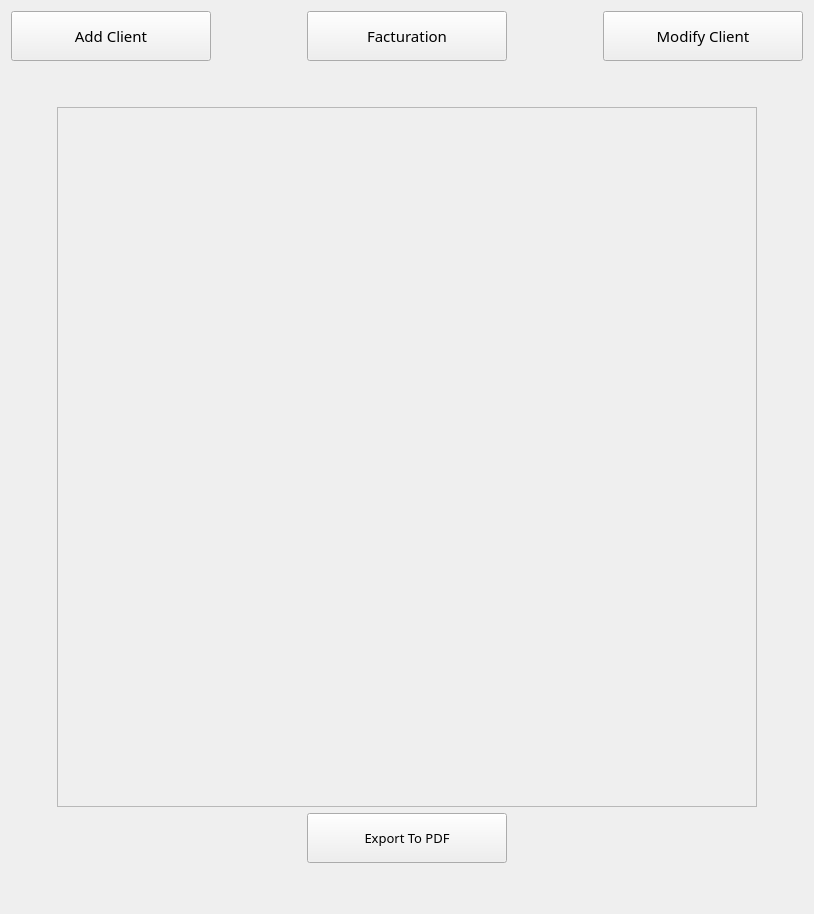
             <widget class="QWidget" name="stats_client">
              <layout class="QGridLayout" name="gridLayout_35">
               <item row="0" column="0">
                <layout class="QGridLayout" name="gridLayout_34">
                 <item row="0" column="0" colspan="3">
                  <layout class="QHBoxLayout" name="horizontalLayout_20">
                   <item>
                    <widget class="QPushButton" name="stats_add_client">
                     <property name="minimumSize">
                      <size>
                       <width>200</width>
                       <height>50</height>
                      </size>
                     </property>
                     <property name="maximumSize">
                      <size>
                       <width>200</width>
                       <height>50</height>
                      </size>
                     </property>
                     <property name="font">
                      <font>
                       <family>Microsoft YaHei</family>
                       <pointsize>11</pointsize>
                      </font>
                     </property>
                     <property name="cursor">
                      <cursorShape>PointingHandCursor</cursorShape>
                     </property>
                     <property name="text">
                      <string>Add Client</string>
                     </property>
                    </widget>
                   </item>
                   <item>
                    <spacer name="horizontalSpacer_52">
                     <property name="orientation">
                      <enum>Qt::Horizontal</enum>
                     </property>
                     <property name="sizeHint" stdset="0">
                      <size>
                       <width>40</width>
                       <height>20</height>
                      </size>
                     </property>
                    </spacer>
                   </item>
                   <item>
                    <widget class="QPushButton" name="stats_facturation_client">
                     <property name="minimumSize">
                      <size>
                       <width>200</width>
                       <height>50</height>
                      </size>
                     </property>
                     <property name="maximumSize">
                      <size>
                       <width>200</width>
                       <height>50</height>
                      </size>
                     </property>
                     <property name="font">
                      <font>
                       <family>Microsoft YaHei</family>
                       <pointsize>11</pointsize>
                      </font>
                     </property>
                     <property name="cursor">
                      <cursorShape>PointingHandCursor</cursorShape>
                     </property>
                     <property name="text">
                      <string>Facturation</string>
                     </property>
                    </widget>
                   </item>
                   <item>
                    <spacer name="horizontalSpacer_53">
                     <property name="orientation">
                      <enum>Qt::Horizontal</enum>
                     </property>
                     <property name="sizeHint" stdset="0">
                      <size>
                       <width>40</width>
                       <height>20</height>
                      </size>
                     </property>
                    </spacer>
                   </item>
                   <item>
                    <widget class="QPushButton" name="stats_modify_client">
                     <property name="minimumSize">
                      <size>
                       <width>200</width>
                       <height>50</height>
                      </size>
                     </property>
                     <property name="maximumSize">
                      <size>
                       <width>200</width>
                       <height>50</height>
                      </size>
                     </property>
                     <property name="font">
                      <font>
                       <family>Microsoft YaHei</family>
                       <pointsize>11</pointsize>
                      </font>
                     </property>
                     <property name="cursor">
                      <cursorShape>PointingHandCursor</cursorShape>
                     </property>
                     <property name="text">
                      <string>Modify Client</string>
                     </property>
                    </widget>
                   </item>
                  </layout>
                 </item>
                 <item row="1" column="1">
                  <spacer name="verticalSpacer_27">
                   <property name="orientation">
                    <enum>Qt::Vertical</enum>
                   </property>
                   <property name="sizeHint" stdset="0">
                    <size>
                     <width>20</width>
                     <height>40</height>
                    </size>
                   </property>
                  </spacer>
                 </item>
                 <item row="2" column="0">
                  <spacer name="horizontalSpacer_54">
                   <property name="orientation">
                    <enum>Qt::Horizontal</enum>
                   </property>
                   <property name="sizeHint" stdset="0">
                    <size>
                     <width>40</width>
                     <height>20</height>
                    </size>
                   </property>
                  </spacer>
                 </item>
                 <item row="2" column="1" rowspan="2">
                  <layout class="QVBoxLayout" name="verticalLayout_16">
                   <item>
                    <widget class="QFrame" name="client_donut_stats">
                     <property name="minimumSize">
                      <size>
                       <width>700</width>
                       <height>700</height>
                      </size>
                     </property>
                     <property name="maximumSize">
                      <size>
                       <width>700</width>
                       <height>700</height>
                      </size>
                     </property>
                     <property name="frameShape">
                      <enum>QFrame::StyledPanel</enum>
                     </property>
                     <property name="frameShadow">
                      <enum>QFrame::Raised</enum>
                     </property>
                    </widget>
                   </item>
                   <item>
                    <layout class="QHBoxLayout" name="horizontalLayout_21">
                     <item>
                      <spacer name="horizontalSpacer_56">
                       <property name="orientation">
                        <enum>Qt::Horizontal</enum>
                       </property>
                       <property name="sizeHint" stdset="0">
                        <size>
                         <width>40</width>
                         <height>20</height>
                        </size>
                       </property>
                      </spacer>
                     </item>
                     <item>
                      <widget class="QPushButton" name="exp">
                       <property name="minimumSize">
                        <size>
                         <width>200</width>
                         <height>50</height>
                        </size>
                       </property>
                       <property name="maximumSize">
                        <size>
                         <width>200</width>
                         <height>50</height>
                        </size>
                       </property>
                       <property name="font">
                        <font>
                         <family>Microsoft YaHei</family>
                         <pointsize>10</pointsize>
                        </font>
                       </property>
                       <property name="cursor">
                        <cursorShape>PointingHandCursor</cursorShape>
                       </property>
                       <property name="text">
                        <string>Export To PDF</string>
                       </property>
                      </widget>
                     </item>
                     <item>
                      <spacer name="horizontalSpacer_57">
                       <property name="orientation">
                        <enum>Qt::Horizontal</enum>
                       </property>
                       <property name="sizeHint" stdset="0">
                        <size>
                         <width>40</width>
                         <height>20</height>
                        </size>
                       </property>
                      </spacer>
                     </item>
                    </layout>
                   </item>
                  </layout>
                 </item>
                 <item row="3" column="2">
                  <spacer name="horizontalSpacer_55">
                   <property name="orientation">
                    <enum>Qt::Horizontal</enum>
                   </property>
                   <property name="sizeHint" stdset="0">
                    <size>
                     <width>40</width>
                     <height>20</height>
                    </size>
                   </property>
                  </spacer>
                 </item>
                 <item row="4" column="1">
                  <spacer name="verticalSpacer_28">
                   <property name="orientation">
                    <enum>Qt::Vertical</enum>
                   </property>
                   <property name="sizeHint" stdset="0">
                    <size>
                     <width>20</width>
                     <height>40</height>
                    </size>
                   </property>
                  </spacer>
                 </item>
                </layout>
               </item>
              </layout>
             </widget>
